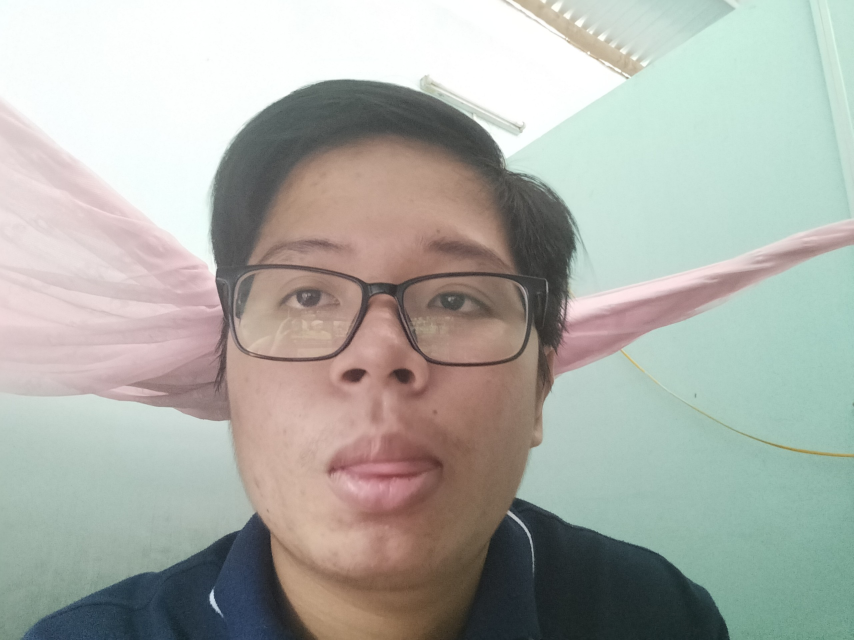
#> input picture Webcam Captures/0397ae1e840c2b52721d.jpg, 2560 x 1920 px (shown at 1/3 size); its folder holds only this picture in this run
$ python Dataset_Image_Crop.py
#> lines starting #> are read from the running program, lines starting #| are printed output that depends on the picture
import os
import cv2
from PIL import Image

def crop_and_resize_faces(input_dir, output_dir, cascade_path, subject_name, img_size=(224, 224)):
    """
    Xác định khuôn mặt trong hình ảnh từ 'input_dir', cắt và thay đổi kích cỡ chúng
    sang 'img_size', sau đó lưu vào 'output_dir' với tên bắt đầu bằng 'subject_name'.
    """
#> called with input_dir = './Webcam Captures', output_dir = './Dataset/train/102210312', subject_name = '102210312', img_size = (224, 224)
    # Tạo thư mục đầu ra nếu nó chưa tồn tại
    if not os.path.exists(output_dir):
        os.makedirs(output_dir)

    # Khởi tạo chỉ số để tránh ghi đè dữ liệu
    i = len(os.listdir(output_dir)) + 1

    # Tạo cascade để nhận diện khuôn mặt
    faceCascade = cv2.CascadeClassifier(cascade_path)

    # Duyệt qua mỗi hình ảnh trong thư mục đầu vào
    for filename in os.listdir(input_dir):
        # Chỉ xử lý các file hình ảnh
        if filename.lower().endswith((".png", ".jpg", ".jpeg")):
            imagePath = os.path.join(input_dir, filename)
        else:
            continue

        # Đọc hình ảnh và chuyển đổi sang màu xám
        image = cv2.imread(imagePath)
#> image is the input picture: shape (1920, 2560, 3); mean B, G, R 167.4, 174.1, 171.9
        gray = cv2.cvtColor(image, cv2.COLOR_BGR2GRAY)
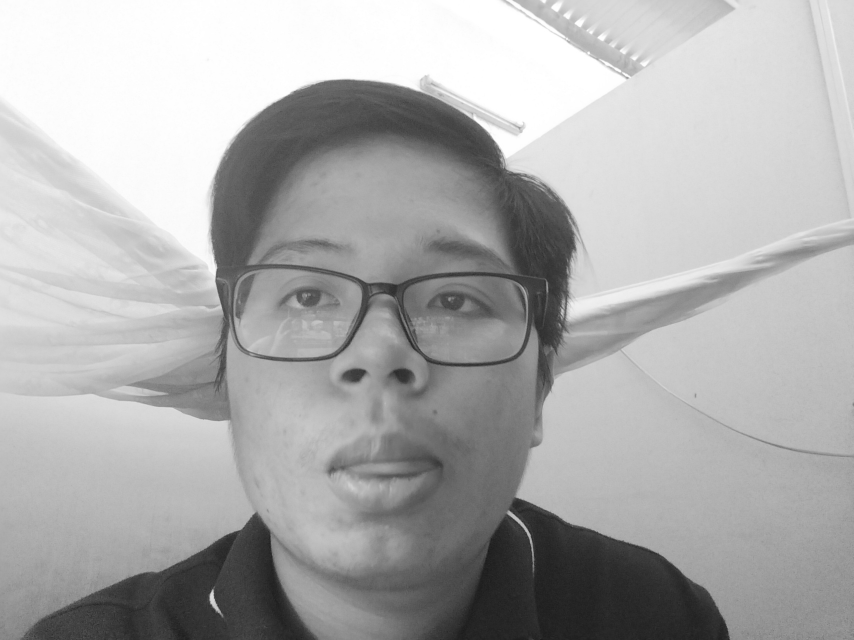
#> gray: shape (1920, 2560) (shown at 1/3 size); min 20, max 255, mean 172.7

        # Nhận diện khuôn mặt
        faces = faceCascade.detectMultiScale(
            gray,
            scaleFactor=1.1,
            minNeighbors=5,
            minSize=(30, 30),
        )
#> faces = [[592, 460, 1075, 1075]]

        # Kiểm tra nếu không có khuôn mặt nào được tìm thấy
        if len(faces) == 0:
            print(f"No faces found in image {filename}.")
            continue

        # Xử lý mỗi khuôn mặt tìm thấy
        for (x, y, w, h) in faces:
            crop_image = Image.open(imagePath).crop((x, y, x+w, y+h)).resize(img_size)
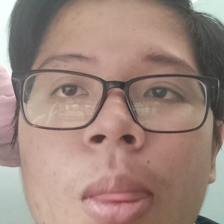
#> crop_image: PIL image 224x224 RGB; mean R, G, B 158.2, 134.6, 125
            save_name = os.path.join(output_dir, f"{subject_name}{i}.jpg")
            crop_image.save(save_name)
            i += 1
            print(f"Saved cropped image to {save_name}.")

# Thiết lập đường dẫn
input_directory = "./Webcam Captures"
# output_directory = "./Dataset/validation/102210312"
output_directory = "./Dataset/train/102210312"
haarcascade_path = "./Other Files/haarcascade_frontalface_default.xml"
subject = "102210312"

# Chạy hàm
crop_and_resize_faces(input_directory, output_directory, haarcascade_path, subject)

$ run again, on Webcam Captures/2de58858a24a0d14545b.jpg
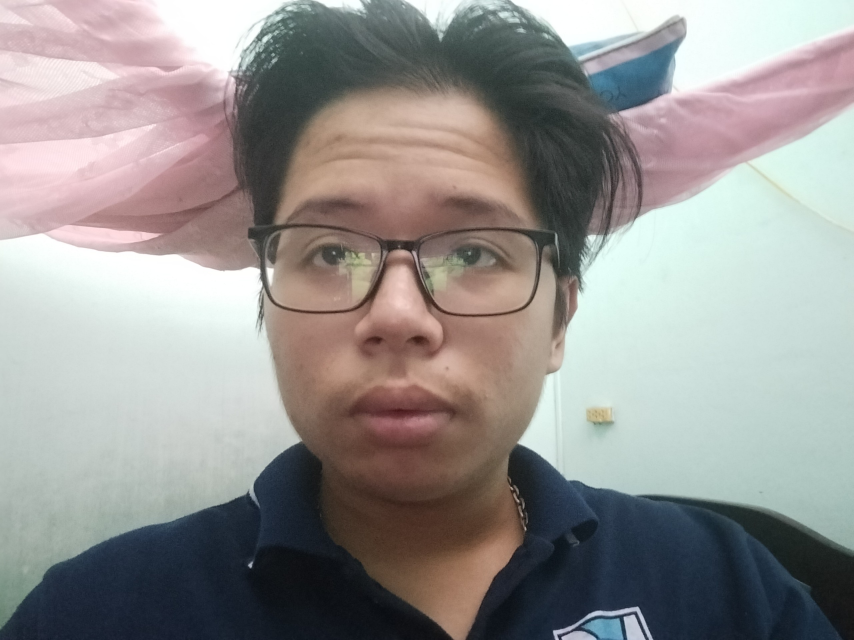
#> input picture Webcam Captures/2de58858a24a0d14545b.jpg, 2560 x 1920 px (shown at 1/3 size)
#> in crop_and_resize_faces, image is the input picture: shape (1920, 2560, 3); mean B, G, R 144.7, 146.7, 149.2
#> in crop_and_resize_faces, `gray = cv2.cvtColor(image, cv2.COLOR_BGR2GRAY)`:
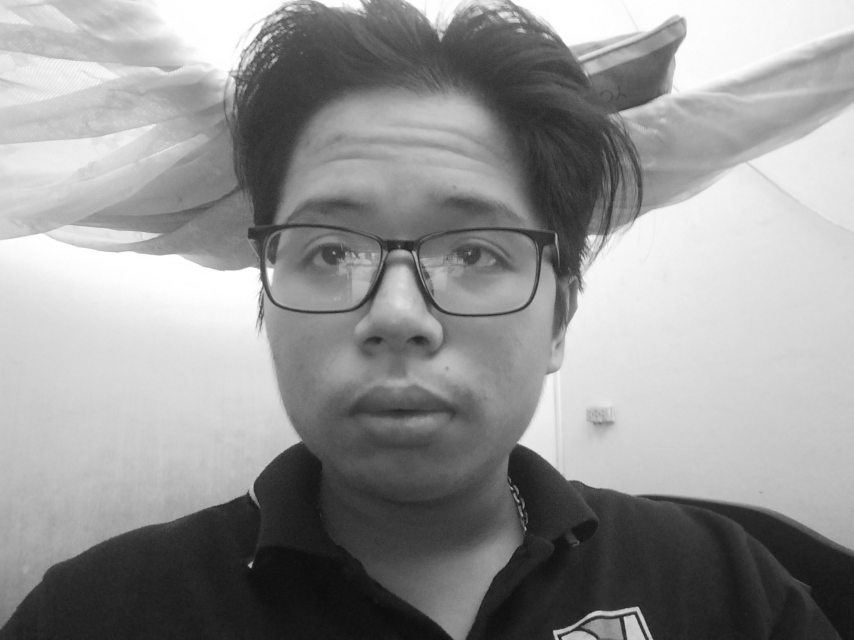
#> gray: shape (1920, 2560) (shown at 1/3 size); min 8, max 255, mean 147.2
#> faces = [[653, 293, 1119, 1119]]
#> in crop_and_resize_faces, `crop_image = Image.open(imagePath).crop((x, y, x+w, y+h)).resize(img_s..`:
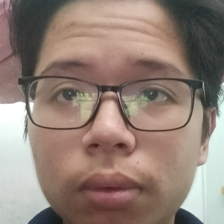
#> crop_image: PIL image 224x224 RGB; mean R, G, B 146.6, 128.5, 118.5

$ run again, on Webcam Captures/3fa5fdf9c8eb67b53efa.jpg
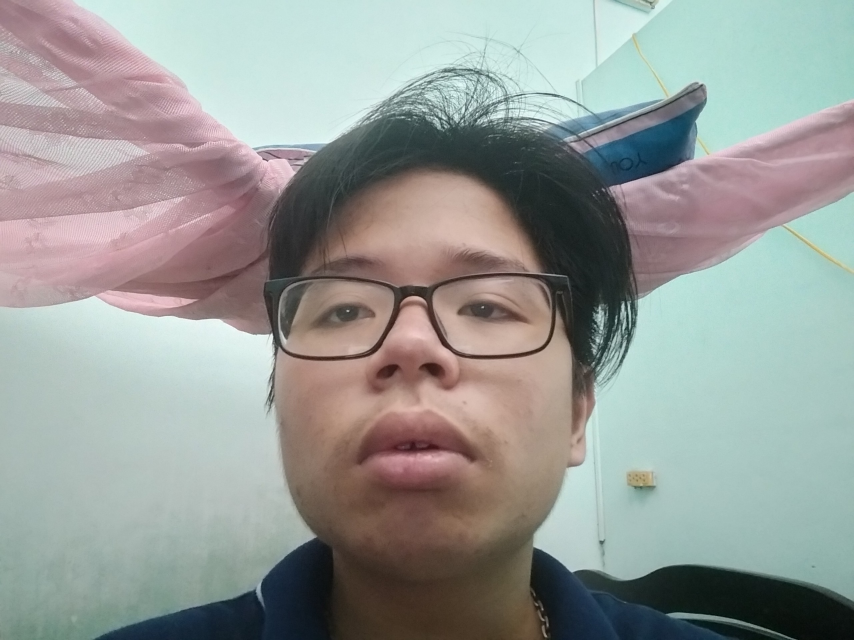
#> input picture Webcam Captures/3fa5fdf9c8eb67b53efa.jpg, 2560 x 1920 px (shown at 1/3 size)
#> in crop_and_resize_faces, image is the input picture: shape (1920, 2560, 3); mean B, G, R 151.1, 154.8, 150.7
#> in crop_and_resize_faces, `gray = cv2.cvtColor(image, cv2.COLOR_BGR2GRAY)`:
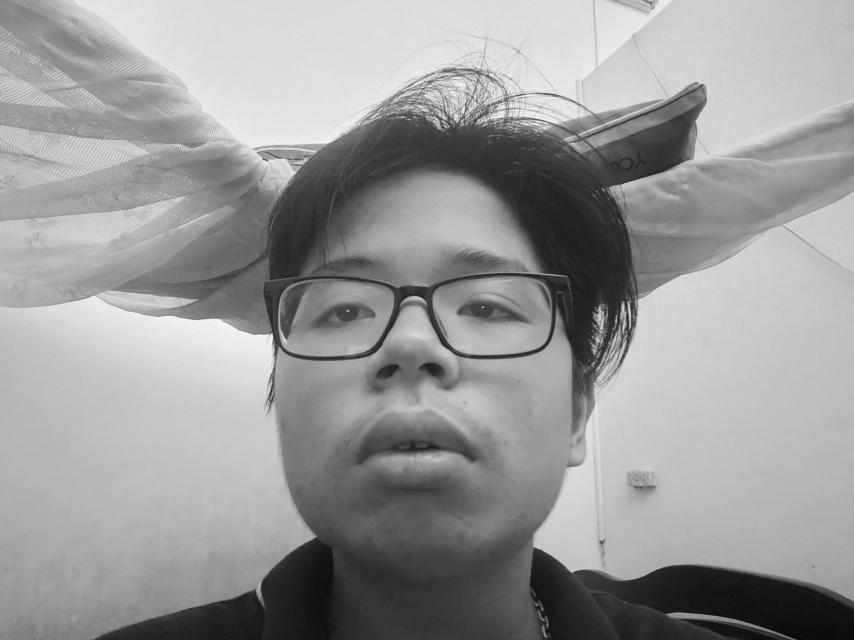
#> gray: shape (1920, 2560) (shown at 1/3 size); min 2, max 255, mean 153.1
#> faces = [[763, 529, 997, 997]]
#> in crop_and_resize_faces, `crop_image = Image.open(imagePath).crop((x, y, x+w, y+h)).resize(img_s..`:
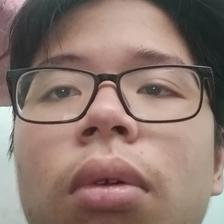
#> crop_image: PIL image 224x224 RGB; mean R, G, B 141.1, 119.5, 110.8

$ run again, on Webcam Captures/5ae73228073aa864f12b.jpg
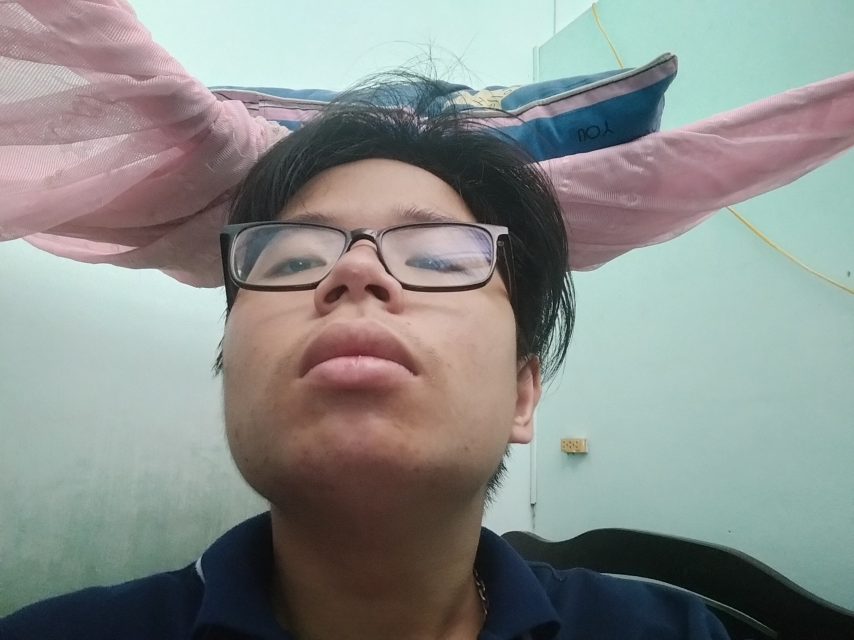
#> input picture Webcam Captures/5ae73228073aa864f12b.jpg, 2560 x 1920 px (shown at 1/3 size)
#> in crop_and_resize_faces, image is the input picture: shape (1920, 2560, 3); mean B, G, R 137.4, 140.6, 136.2
#> in crop_and_resize_faces, `gray = cv2.cvtColor(image, cv2.COLOR_BGR2GRAY)`:
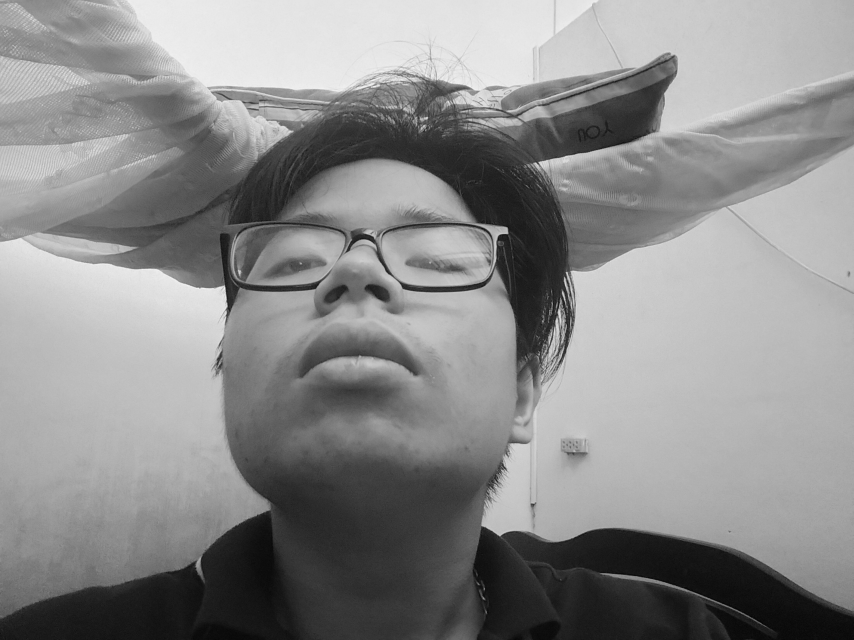
#> gray: shape (1920, 2560) (shown at 1/3 size); min 0, max 251, mean 138.9
#> faces = [[1438, 231, 94, 94], [665, 476, 920, 920]]
#> in crop_and_resize_faces, `crop_image = Image.open(imagePath).crop((x, y, x+w, y+h)).resize(img_s..`:
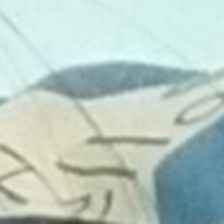
#> crop_image: PIL image 224x224 RGB; mean R, G, B 184.3, 202.9, 194.8
